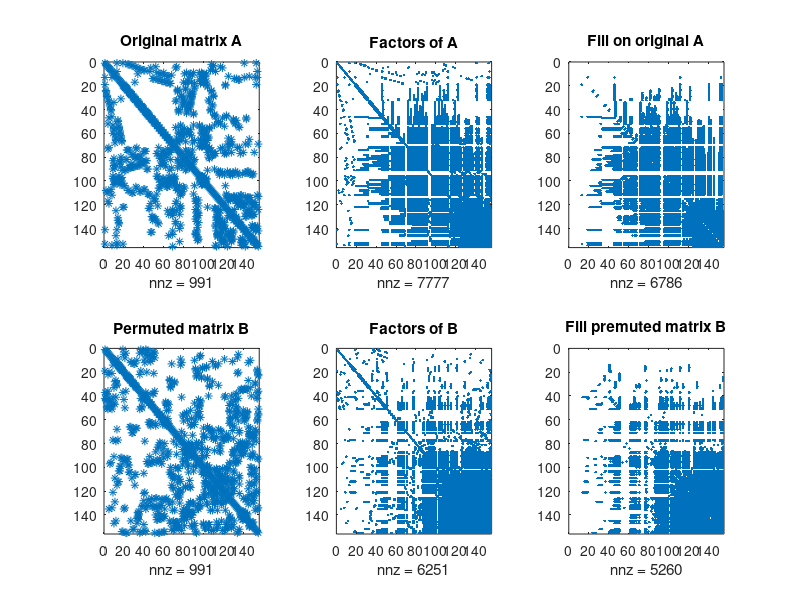

MATLAB code to generate this figure:
close all
clear all

load mat0.mat;
%load bcsstk27.mat

%% Pour les matrices hydcar, piston et pde voir le deuxieme fichier tp_LU
%%%%%%%%%%%%%%%%%%%%%%%%%%%%%%%%%%%%%%
%%%%% Première partie facto Cholesky %%%
n= size(A,1);

b = [1:n]';

% Calcul de la solution
x_sol = A\b;


%Facto de cholesky 
[L, flag]= chol(A, 'lower');

spy(L);
spy(triu(A)+L);

y = L\b;
%%Erreur inverse
x1 = L'\y;

norm(b-A*x1)/norm(b)

%Erreur directe 
norm(x_sol-x1)/norm(x_sol)

subplot(2,3,1);
spy(A);
title('Original matrix A');

 
[count,h,parent,post,R] = symbfact(A);
ALU=R+R';
subplot(2,3,2)
spy(ALU);
title('Factors of A')
fillin=nnz(ALU)-nnz(A)

% visualisation du fill
C=spones(A);
CLU=spones(ALU);
FILL=CLU-C;
subplot(2,3,3)
spy(FILL)
title('Fill on original A')

% Permutation
%P = symamd(A);
%P = symrcm(A);
%P = amd(A);
%P = colamd(A);
P = colperm(A);
B = A(P, P);
subplot(2,3,4);
spy(B);
title('Permuted matrix B');

 
[count,h,parent,post,R] = symbfact(B);
BLU=R+R';
subplot(2,3,5)
spy(BLU);
title('Factors of B')
fillin=nnz(BLU)-nnz(B)

% visualisation du fill
C=spones(B);
CLU=spones(BLU);
FILL=CLU-C;
subplot(2,3,6)
spy(FILL)
title('Fill premuted matrix B')

L = chol(B, 'lower');
y = L\b(P);
z = L'\y;
x2(P) = z;
x2 = x2';

%Calcul du nombre d'opérations
fprintf("Nb opérations : %4d \n", 4*nnz(L)-2*n);

%Erreur directe 
fprintf("Erreur directe sur le résidu  : %4d \n", norm(b-A*x2)/norm(b));  
fprintf("Erreur directe sur la solution : %4d \n", norm(x_sol-x2)/norm(x_sol));  
